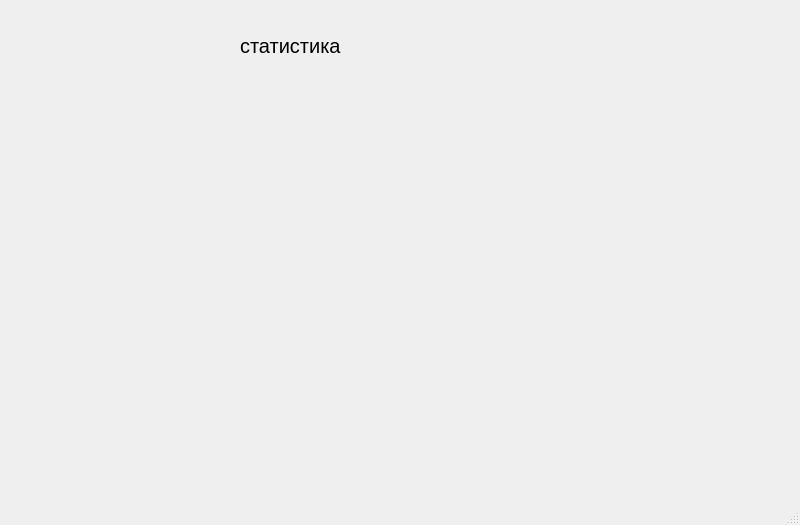
<?xml version="1.0" encoding="UTF-8"?>
<ui version="4.0">
 <class>StatWindow</class>
 <widget class="QMainWindow" name="StatWindow">
  <property name="geometry">
   <rect>
    <x>0</x>
    <y>0</y>
    <width>800</width>
    <height>525</height>
   </rect>
  </property>
  <property name="windowTitle">
   <string>MainWindow</string>
  </property>
  <widget class="QWidget" name="centralwidget">
   <widget class="QLabel" name="label">
    <property name="geometry">
     <rect>
      <x>240</x>
      <y>10</y>
      <width>181</width>
      <height>71</height>
     </rect>
    </property>
    <property name="font">
     <font>
      <pointsize>15</pointsize>
     </font>
    </property>
    <property name="text">
     <string>статистика</string>
    </property>
   </widget>
  </widget>
  <widget class="QMenuBar" name="menubar">
   <property name="geometry">
    <rect>
     <x>0</x>
     <y>0</y>
     <width>800</width>
     <height>26</height>
    </rect>
   </property>
  </widget>
  <widget class="QStatusBar" name="statusbar"/>
 </widget>
 <resources/>
 <connections/>
</ui>
